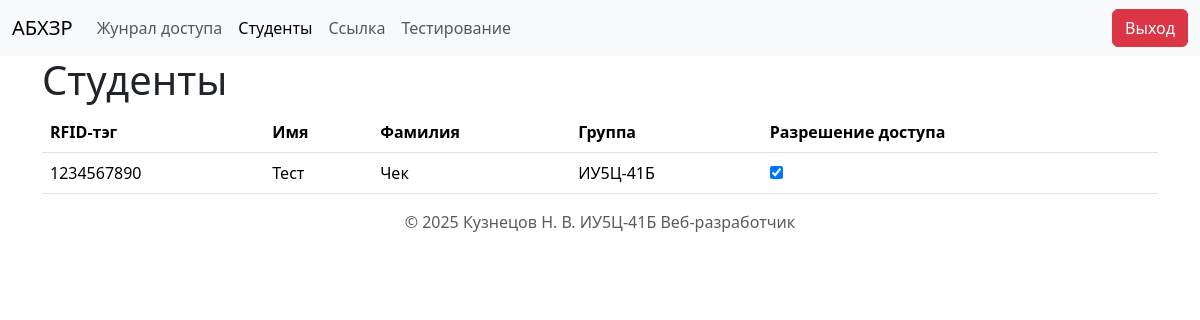
/students/ (signed in), run on an earlier commit of the app's database.
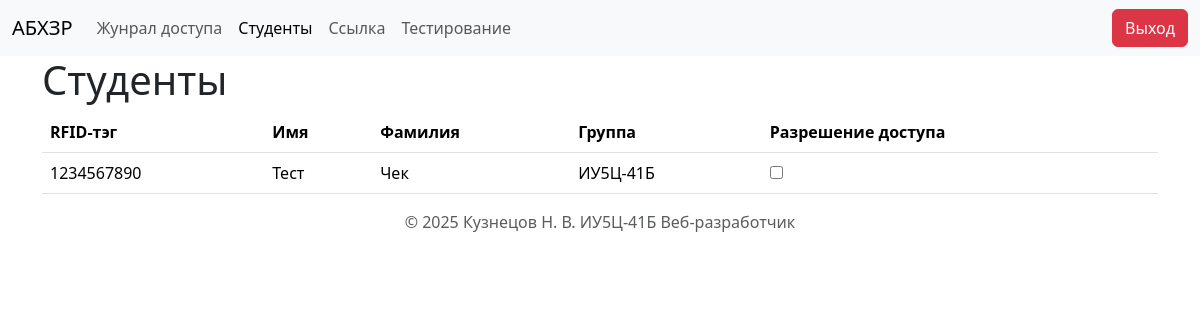
And on a later commit of the database.
### storage/models.py (models this page shows, shortened)
class Student(models.Model):
    group = models.ForeignKey(Group, on_delete=models.SET_NULL, blank=True, null=True, related_name='students')
    rfid_tag = models.CharField(max_length=255, unique=True)
    first_name = models.CharField(max_length=255)
    last_name = models.CharField(max_length=255)
    access = models.BooleanField(default=False)

class Group(models.Model):
    group_name = models.CharField(max_length=255)
    def __str__(self):
        return self.group_name

### storage/views.py (the view)
# urls.py: path('students/', views.students_view, name='students'),
@login_required
def students_view(request):
    students = Student.objects.all().order_by('group')  # Получаем все записи из AccessLog и сортируем по времени в обратном порядке
    data = {
        'students': students,
        'activate_page': 'students',
        }
    return render(request, 'pages/students.html', data)

### storage/templates/pages/students.html (shortened to what this page needs)
{% extends "layout.html" %}
{% block content %}
<h1>Студенты</h1>
<table class="table">
    <thead>
        <tr>
            <th class="col">RFID-тэг</th>
            <th class="col">Имя</th>
            <th class="col">Фамилия</th>
            <th class="col">Группа</th>
            <th class="col">Разрешение доступа</th>
        </tr>
    </thead>
    <tbody>
        {% for stud in students %}
        <tr>
            <td scope="row">{{ stud.rfid_tag }}</td>
            <td scope="row">{{ stud.first_name }}</td>
            <td scope="row">{{ stud.last_name }}</td>
            <td scope="row">{{ stud.group }}</td>
            <td scope="row">
                <input type="checkbox"
                    id="access-{{ stud.id }}"
                    {% if stud.access %}checked{% endif %}
                    onchange="toggleAccess({{ stud.id }}, this.checked)"
                />
            </td>
        </tr>
        {% endfor %}
    </tbody>
</table>
{% endblock content %}

What changed in the data, as far as the page shows it:
changed Student "Тест": access "☑" → "☐"
